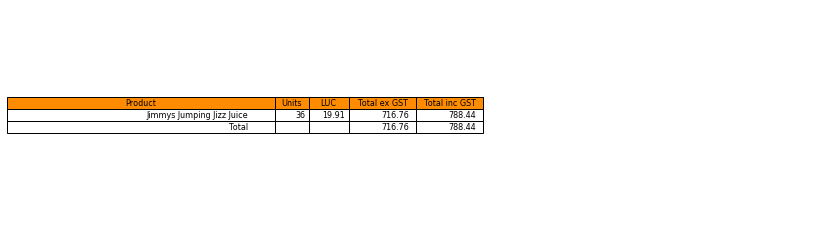

Generate this figure with Python:
"""
Created on Mon May 11 17:21:19 2020

Purpose: To compile, generate purchase order and email orders from an Excel spreadsheet.

Author: Daniel Sharp
"""

import os
import openpyxl
import generate_po_ref as pr
import generate_date as gd
import generate_table as gt
import generate_pdf as gp
import is_empty as ie
import send_drafts as sd
import pandas as pd
import time
import shutil

INCREMENT = 20 # Define order block length. Change to worksheet specifications. 

print('Hello!\n \nCompiling orders...\n')

wb = openpyxl.load_workbook('Order Sheet/order_sheet_2020.xlsx') # Open order workbook.
sheet = wb.active # Select active sheet
row_count = sheet.max_row # Get length of sheet

start = 3 # Start value of first order block.
end = 21 # End value of first order block.

cost_list = [] # Create empty cost list.
email_list = []
company_list = []
body_list = []
po_list = []
cc_list = []
bcc_list = []

drafts = {}

for order_blocks in range(0,row_count): # Select worksheet rows to iterate over.

    order = {} # Create empty order dictionary.
    units_list = [] # Create empty number of units list.
    product_list = [] # Create empty product list
    luc_list = [] # Create empty price list.
    
    for cell_value in range(start, end): # Iterate over cells in order block.
        date = gd.generate_date() # Call date function.
        po_ref = pr.generate_po_ref() # Call generate po refernce function.
        
        company = sheet.cell(start,1).value # Get company name from spreadsheet
        if ie.is_empty(company) == True: # If no company in cell, break out of loop.
            break
        
        full_name = sheet.cell(start + 1, 1).value # Get email recipient.
        mobile = sheet.cell(start + 2, 1).value # Get mobile number.
        email = sheet.cell(start + 3, 1).value # Get company email.
        cc_email = sheet.cell(start + 8, 1).value # Get cc email.
        bcc_email = sheet.cell(start + 10, 1).value # Get bcc email.
        filename = company[0:3].upper() + po_ref # Create unique PO reference.
        notes = sheet.cell(start + 16, 1).value # Get invoice notes.
        body = sheet.cell(start + 12, 1).value # Get email body.
        suffix = '.pdf'
        po = os.path.join('Draft Orders',date, company, filename + suffix) # Defines PO attachment name.
        
        quantity = sheet.cell(cell_value,3).value # Get quantity ordered.
        
        if ie.is_empty(quantity) == False: # Create order if a number of units is specified.
            
            product = sheet.cell(cell_value,2).value # Create list of products ordered.
            product_list.append(product)            
            
            units = sheet.cell(cell_value,3).value # Create list of units ordered.
            units_list.append(units)
            
            luc = sheet.cell(cell_value,4).value # Create list of prices.
            luc_list.append(luc)
            
        order['Units'] = units_list # Create order dictionary of lists.
        order['Product'] = product_list
        order['LUC'] = luc_list
    
    if ie.is_empty(units_list) == False: # If units list is not empty create order pdf and email.
        gt.generate_table(order) # Create order table and PO pdf.
        gp.generate_pdf(company, filename, full_name, mobile, email, date, notes)
        
        email_list.append(email)
        company_list.append(company)
        body_list.append(body)
        po_list.append(po)
        cc_list.append(cc_email)
        bcc_list.append(bcc_email)
        
        cost = gt.generate_table(order)
        cost_list.append(cost)
        
        sheet.cell(start + 4, 1).value = 'PO GENERATED: ' + date # Save date, PO ref and cost to spreadsheet.
        sheet.cell(start + 5, 1).value = 'PO REF: ' + filename
        sheet.cell(start + 6, 1).value = 'TOTAL: $' + cost
        
        cost = float(cost)
        
        drafts['email'] = email_list
        drafts['company'] = company_list
        drafts['body'] = body_list
        drafts['po'] = po_list
        drafts['cc_email'] = cc_list
        drafts['bcc_email'] = bcc_list
        drafts['cost'] = cost_list
        print('* * *\n')
        time.sleep(1)
        
    start += INCREMENT # Increment start and end values to next block.
    end += INCREMENT
    
wb.save('Order Sheet/order_sheet_2020.xlsx') # Save workbook

if ie.is_empty(cost_list) == False:
    df = pd.DataFrame(drafts)
    df['cost'] = df['cost'].astype(float)
    num_orders = len(df.index)
    total_cost = round(df['cost'].sum(),2)

    for i,j in df.iterrows(): 
        print(i,j)
        print()
    
    if num_orders == 1:
        print(f'You have {num_orders} draft order with a total cost inc GST of: ${total_cost}.\n')
    else:
        print(f'You have {num_orders} draft orders with a total cost inc GST of: ${total_cost}.\n')

    sd.send_drafts(df)
    
    shutil.rmtree('Draft Orders/') # Delete drafts.
    
else:
    print("You haven't placed any orders dumb dumb! Ask your Mum if you can have another go.")





